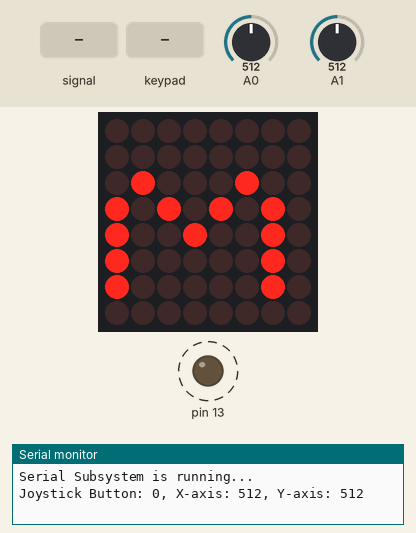
Recording of a sketch running on a simulated Arduino Uno, built with avr-gcc and run on an emulated ATmega328P. On the bench: 8×8 LED matrix, output pins drawn as LEDs (lit = HIGH), the last lines printed to the serial monitor. Dashed ring = blinking. The inputs (shaded band) are chosen by the test bench; at power-on: A1 = 512, A0 = 512.

Above: at 1.2 s.
1.3 s: A0 fed a 2 Hz sine of ±306 counts around its level
At 1.45 s:
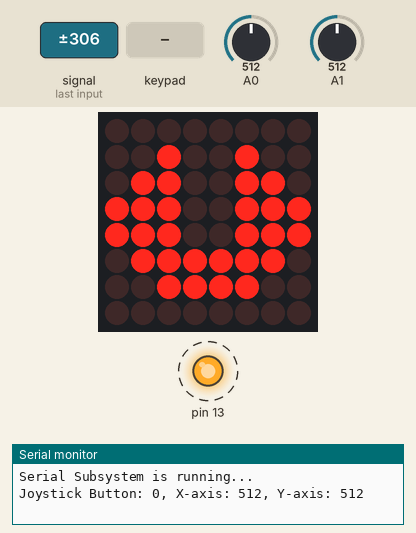
3.1 s: key '0' pressed
4.9 s: A1 set to 760
At 5.85 s:
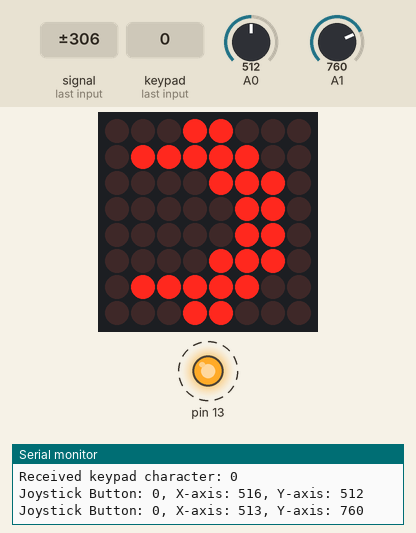
7.0 s: A1 fed a 200 Hz sine of ±81 counts around its level
10.0 s: A1 set to 0
At 10.85 s:
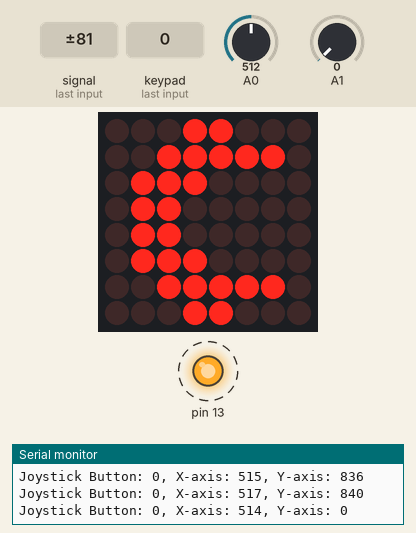
12.3 s: keypad keys 1 2 * pressed 0.4 s apart
At 12.95 s:
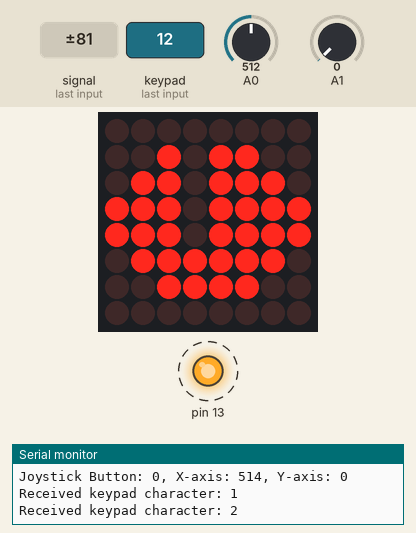
Timing chart, 0 to 17.2 s (numbered marks = the images above; inputs shaded):
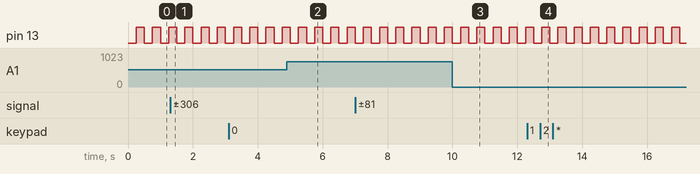

Measured:
- after the input at 1.3 s, the display: first differs from a run without the input after 0.10 s (image 1)
- after the input at 4.9 s, the display: first differs from a run without the input after 0.10 s (image 2 shows a later state)
- after the input at 10.0 s, the display: first changes at once (image 3 shows a later state)
- by itself, pin 13: alternates HIGH for 0.25 s and LOW for 0.25 s

The sketch:

06-RobotSubsystems.ino
```cpp
/////////////////////////////////////////////////
// Modified from:     www.elegoo.com (2017.12.9)
// Modified for:      Team Voltage 386
// Date:              2025/05/16
/////////////////////////////////////////////////

#include <BlinkSubsystem.h>
#include <SerialSubsystem.h>
#include <LedMatrixSubsystem.h>
#include <KeypadSubsystem.h>
#include <JoystickSubsystem.h>
//#include <BuzzerSubsystem.h>
//#include <MelodySubsystem.h>

BlinkSubsystem m_blink = BlinkSubsystem(250);     // Create blink w/ 250 ms period
SerialSubsystem m_serial = SerialSubsystem(9600); // Create serial at 9600 baud
LedMatrixSubsystem m_ledmat = LedMatrixSubsystem();     // Create Led Matrix
KeypadSubsystem m_keypad = KeypadSubsystem();     // Create keypad
JoystickSubsystem m_joystick = JoystickSubsystem(); // Create joystick subsystem
//BuzzerSubsystem m_buzzer = BuzzerSubsystem(12); //Create buzzer on port 12
//MelodySubsystem m_melody = MelodySubsystem(12, 500); //Create melody on port 12 w/ 1000 duration

JoystickSubsystem::JoystickData joystickData;

void setup()
{
  m_blink.setup();  // setup the LED blink subsystem
  m_serial.setup(true); // setup the serial subsystem (with joystick data enabled)
  m_ledmat.setup(); // setup the LED matrix subsystem
  m_keypad.setup(); // set the keypad subsystem
  m_joystick.setup(); // setup the joystick subsystem
  //m_buzzer.setup();  //setup the buzzer subsystem
  //m_melody.setup();  //setup the melody subsystem
}

char keypadKey;
//int keyIndex;

void loop()
{
  m_blink.loop();  // execute the blink loop
  m_ledmat.loop(); // execute the LED matrix loop
  m_keypad.loop(); // execute the keypad loop

  joystickData = m_joystick.getData(); // get the joystick data

  if (joystickData.x > 750) {
    m_ledmat.setPacmanIsMoving(true); // set pacman is moving to true
    m_ledmat.setPacmanDirection(LedMatrixSubsystem::DOWN); // set pacman direction
  } else if (joystickData.x < 250) {
    m_ledmat.setPacmanIsMoving(true); // set pacman is moving to true
    m_ledmat.setPacmanDirection(LedMatrixSubsystem::UP); // set pacman direction
  } else if (joystickData.y > 750) {
    m_ledmat.setPacmanIsMoving(true); // set pacman is moving to true
    m_ledmat.setPacmanDirection(LedMatrixSubsystem::LEFT); // set pacman direction
  } else if (joystickData.y < 250) {
    m_ledmat.setPacmanIsMoving(true); // set pacman is moving to true
    m_ledmat.setPacmanDirection(LedMatrixSubsystem::RIGHT); // set pacman direction
  }
  else {
    m_ledmat.setPacmanIsMoving(false); // set pacman is moving to false
  }

  if(joystickData.button == 0) {
    m_ledmat.nextMatrixOutput();
  }

  m_joystick.loop(); // execute the joystick loop

  m_serial.setJoystickData(joystickData.button, joystickData.x, joystickData.y); // print the joystick data to serial
  m_serial.loop(); // execute the serial loop

  //m_buzzer.loop();  //execute the buzzer loop
  //m_melody.loop(); //execute the melody loop

  if (m_keypad.hasKey())
  {
    keypadKey = m_keypad.getKey();
    m_serial.printKey(keypadKey);
  //  keyIndex = keypadKey - '0';
  //  m_melody.selectNote(keyIndex);
  }
}
```
